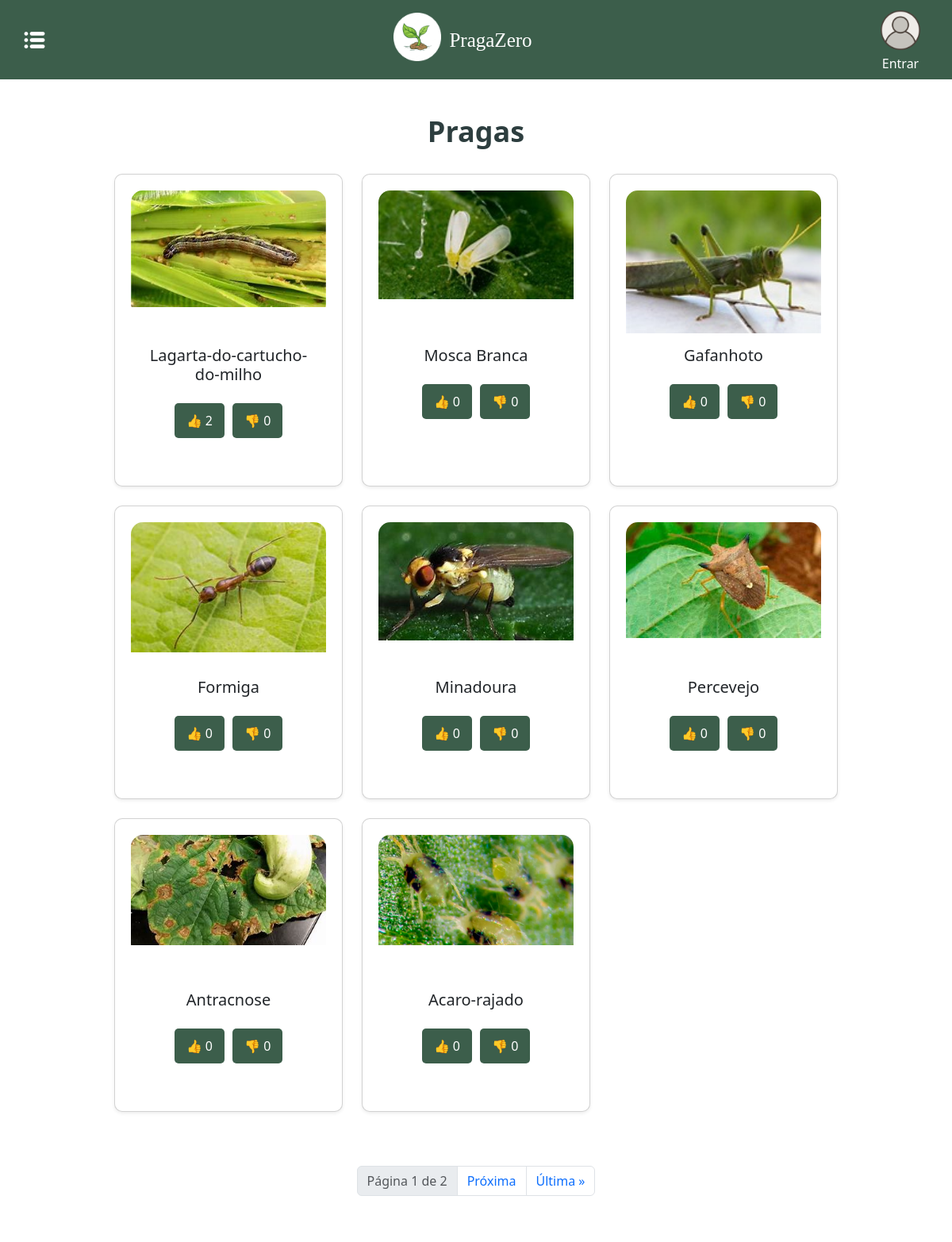
The page /agro_list/ (upper part) on the database as committed earlier.
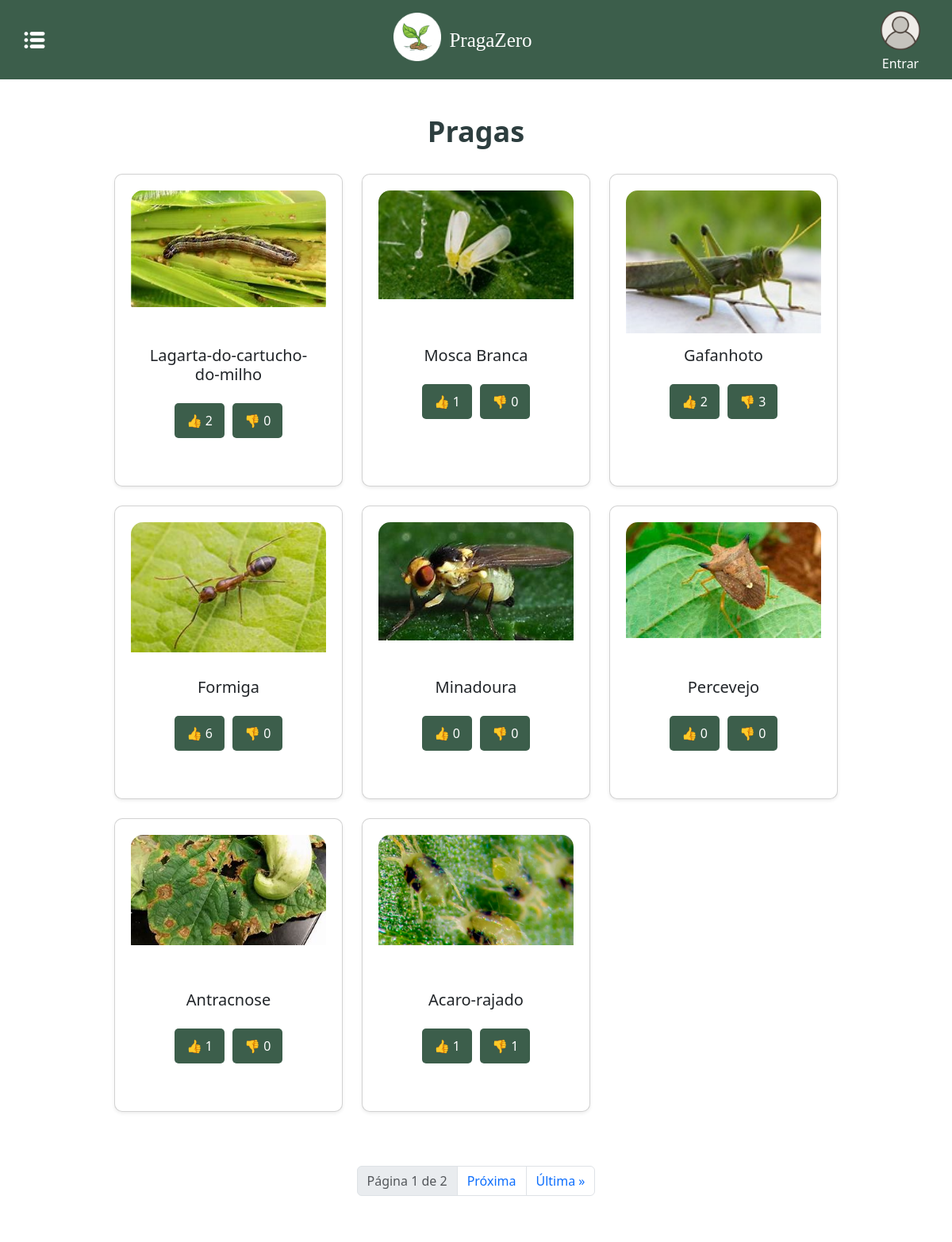
The same page on the database as committed later.
### agro/models.py (models this page shows, shortened)
class Praga(models.Model):
    nome = models.CharField(max_length=100)
    descricao = RichTextField(verbose_name="Descrição")  # Campo formatado
    imagem = models.ImageField(
        verbose_name="Imagem",
        upload_to='imagens/pragas/',
        null=True,
        blank=True
    )
    likes = models.IntegerField(default=0)
    dislikes = models.IntegerField(default=0)
    causas = RichTextField(blank=True, null=True)  # Campo formatado
    tratamento = RichTextField(blank=True, null=True)  # Campo formatado
    class Meta:
        verbose_name = "Praga"
        verbose_name_plural = "Pragas"

### agro/views.py (the view)
# urls.py: path('agro_list/', views.agro_list, name='agro_list'),
def agro_list(request):
    pragas = Praga.objects.all()  # Consulta os dados do modelo
    paginator = Paginator(pragas, 8)  # 9 itens por página
    page_number = request.GET.get('page')
    page_obj = paginator.get_page(page_number)
    return render(request, 'agro/agro_list.html', {'page_obj': page_obj})

### agro/templates/agro/agro_list.html (shortened to what this page needs)
{% extends "base.html" %}
{% load static %}
{% block main %}
<link href="https://cdn.jsdelivr.net/npm/bootstrap@5.3.0/dist/css/bootstrap.min.css" rel="stylesheet">
<link rel="stylesheet" href="{% static 'css/style.css' %}" />
<div class="container my-4">
    <h1 class="section-title">Pragas</h1>
    <div class="row row-cols-1 row-cols-md-2 row-cols-lg-3 g-4">
        {% for praga in page_obj %}
        <div class="col">
            <div class="card h-100 shadow-sm">
                <a href="{% url 'agro:agro_detalhe' praga.id %}" class="text-decoration-none">
                    <div class="praga-image-wrapper">
                        <img src="{{ praga.imagem.url }}" alt="{{ praga.nome }}" class="praga-image">
                    </div>
                    <div class="card-body text-center">
                        <h2 class="card-title h5 text-dark">{{ praga.nome }}</h2>
                    </div>
                </a>
            <div>
                {% if not user.is_authenticated %}
                <div class="like-dislike-container">
                    <button class="btn-like" onclick="handleLike({{ praga.id }})">
                        👍 <span id="like-count-{{ praga.id }}">{{ praga.likes }}</span>
                    </button>
                    <button class="btn-dislike" onclick="handleDislike({{ praga.id }})">
                        👎 <span id="dislike-count-{{ praga.id }}">{{ praga.dislikes }}</span>
                    </button>
                </div>
                {% endif %}
            </div>
        </div>
    </div>
    {% endfor %}
</div>
</div>
<div class="pagination mt-4">
<nav aria-label="Paginação">
    <ul class="pagination justify-content-center">
        <li class="page-item disabled">
            <span class="page-link">Página {{ page_obj.number }} de {{ page_obj.paginator.num_pages }}</span>
        </li>
        {% if page_obj.has_next %}
        <li class="page-item">
            <a class="page-link" href="?page={{ page_obj.next_page_number }}">Próxima</a>
        </li>
        <li class="page-item">
            <a class="page-link" href="?page={{ page_obj.paginator.num_pages }}">Última &raquo;</a>
        </li>
        {% endif %}
    </ul>
</nav>
</div>
{% endblock %}

Rows that differ between the two databases and show on the page:
changed Praga "Mosca Branca": likes "0" → "1"
changed Praga "Gafanhoto": likes "0" → "2"; dislikes "0" → "3"
changed Praga "Formiga": likes "0" → "6"
changed Praga "Antracnose": likes "0" → "1"
changed Praga "Acaro-rajado": likes "0" → "1"; dislikes "0" → "1"
